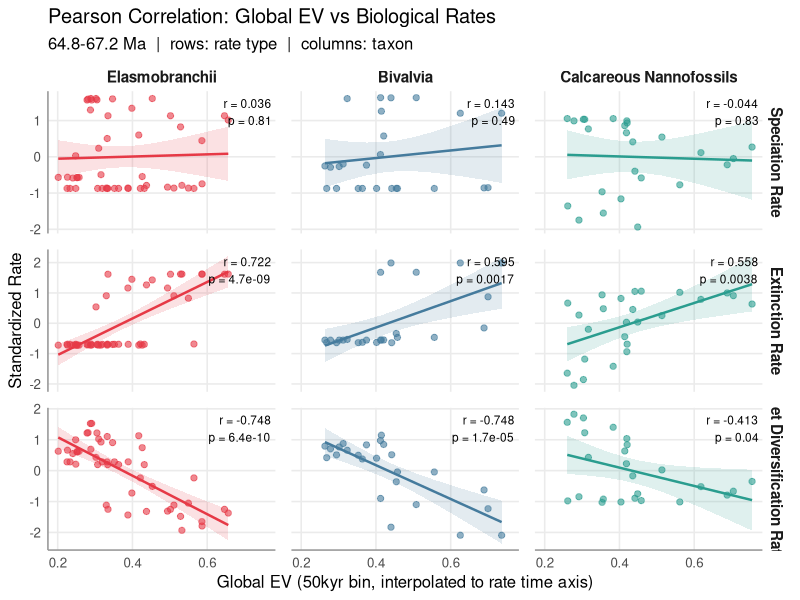
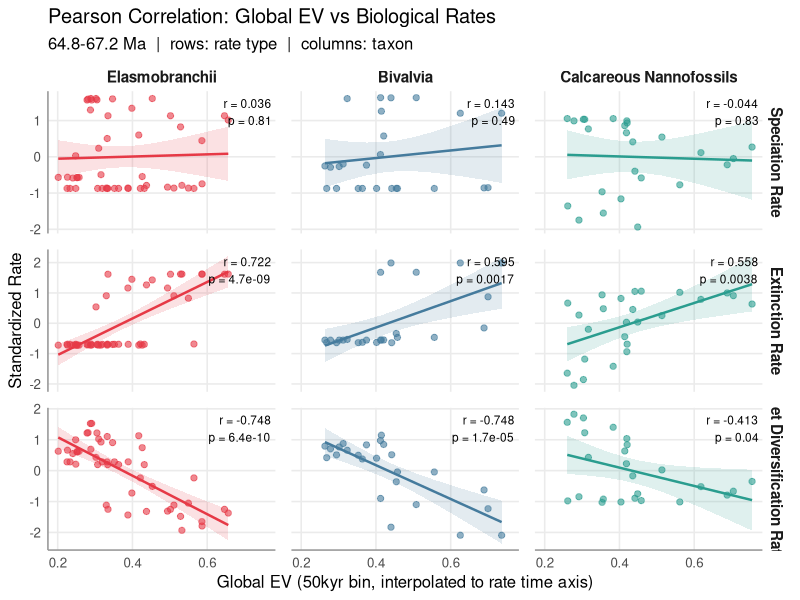

The R source for these figures, in order:
# Example: Run Pearsen analysis using Global EV and biotic turnover rates

library(ggplot2)
library(dplyr)
library(zoo)
library(broom)
library(purrr)

# =============================================================================
# 1. CLIMATE DATA: Global EV
# Source: Table_S1__K-Pg_global_EV.xlsx, 'total IQR' sheet
#
# Two resolutions are used, matched to each taxon's rate bin width:
#   Elasmobranchii (~50kyr bins): 'Global EV.3' / 'Midpoint (ka).3'  → n = 49
#   Bivalvia & Nannofossils (~100kyr bins): 'Global EV.2' / 'Midpoint (ka).2' → n = 25
#
# Both series have full coverage (no missing bins), no interpolation needed
# within the EV time axis itself.
# =============================================================================

# 50kyr bin EV — for Elasmobranchii
time_ev_50 <- c(64.80, 64.85, 64.90, 64.95, 65.00, 65.05, 65.10, 65.15,
                65.20, 65.25, 65.30, 65.35, 65.40, 65.45, 65.50, 65.55,
                65.60, 65.65, 65.70, 65.75, 65.80, 65.85, 65.90, 65.95,
                66.00, 66.05, 66.10, 66.15, 66.20, 66.25, 66.30, 66.35,
                66.40, 66.45, 66.50, 66.55, 66.60, 66.65, 66.70, 66.75,
                66.80, 66.85, 66.90, 66.95, 67.00, 67.05, 67.10, 67.15,
                67.20)

ev_50 <- c(0.236800, 0.253634, 0.246739, 0.269819, 0.211499,
           0.164941, 0.449895, 0.339298, 0.230257, 0.312379,
           0.299465, 0.452992, 0.285010, 0.297225, 0.267897,
           0.317576, 0.259260, 0.360594, 0.296934, 0.258625,
           0.460565, 0.426274, 0.298131, 0.465425, 0.632332,
           0.696408, 0.513247, 0.583953, 0.592345, 0.564910,
           0.415765, 0.515287, 0.417777, 0.281256, 0.503640,
           0.536776, 0.595411, 0.455077, 0.301400, 0.448441,
           0.372686, 0.328310, 0.231403, 0.308152, 0.357173,
           0.244886, 0.191892, 0.341171, 0.388731)

# 100kyr bin EV — for Bivalvia and Calcareous Nannofossils
time_ev_100 <- c(64.80, 64.90, 65.00, 65.10, 65.20, 65.30, 65.40, 65.50,
                 65.60, 65.70, 65.80, 65.90, 66.00, 66.10, 66.20, 66.30,
                 66.40, 66.50, 66.60, 66.70, 66.80, 66.90, 67.00, 67.10,
                 67.20)

ev_100 <- c(0.278299, 0.303629, 0.260387, 0.383262, 0.307016,
            0.419718, 0.420686, 0.414123, 0.316894, 0.418716,
            0.513620, 0.435601, 0.754867, 0.617985, 0.704774,
            0.688383, 0.441404, 0.458406, 0.561418, 0.353562,
            0.404050, 0.261582, 0.356962, 0.291659, 0.448724)

# =============================================================================
# 2. BIOLOGICAL RATE DATA
# =============================================================================

# --- Elasmobranchii (n = 49, ~50kyr bins) ---
# Source: E_speciation_rate.csv, E_extinction_rate.csv, E_net_rate.csv,
#         E__rate_time.csv
df_elas <- data.frame(
  time_rate = c(64.810683, 64.860692, 64.910701, 64.960710, 65.010719,
                65.060728, 65.110737, 65.160746, 65.210755, 65.260764,
                65.310773, 65.360782, 65.410791, 65.460800, 65.510809,
                65.560818, 65.610827, 65.660836, 65.710845, 65.760854,
                65.810863, 65.860872, 65.910881, 65.960890, 66.010899,
                66.060908, 66.110917, 66.160927, 66.210936, 66.260945,
                66.310954, 66.360963, 66.410972, 66.460981, 66.510990,
                66.560999, 66.611008, 66.661017, 66.711026, 66.761035,
                66.811044, 66.861053, 66.911062, 66.961071, 67.011080,
                67.061089, 67.111098, 67.161107, 67.211116),
  speciation = c(0.213093, 0.216426, 0.217815, 0.218840, 0.219003,
                 0.220514, 0.227480, 0.246492, 0.437353, 0.512906,
                 0.611321, 0.646538, 0.899599, 1.000040, 1.000040,
                 1.001713, 1.008846, 1.011243, 1.015021, 1.015021,
                 1.014961, 0.916589, 0.841276, 0.841276, 0.841276,
                 0.797777, 0.728498, 0.589965, 0.154168, 0.138281,
                 0.137711, 0.120275, 0.111150, 0.110718, 0.110718,
                 0.110718, 0.107570, 0.107570, 0.107428, 0.107428,
                 0.107428, 0.107431, 0.107445, 0.107445, 0.107465,
                 0.107465, 0.107526, 0.107547, 0.107609),
  extinction = c(0.148022, 0.148022, 0.147975, 0.147939, 0.147939,
                 0.147939, 0.147954, 0.147954, 0.147954, 0.147931,
                 0.147931, 0.147979, 0.147979, 0.152997, 0.159141,
                 0.159141, 0.159141, 0.165859, 0.178716, 1.118476,
                 1.802119, 1.817298, 1.946004, 1.946260, 1.946260,
                 1.948998, 1.949111, 1.949111, 1.949111, 1.949111,
                 1.675583, 1.596995, 1.596907, 1.401776, 1.401776,
                 1.339231, 0.177863, 0.177863, 0.170245, 0.170245,
                 0.170245, 0.170245, 0.170163, 0.169041, 0.169028,
                 0.169028, 0.168995, 0.168992, 0.168980),
  net        = c( 0.119090,  0.154497,  0.166038,  0.171018,  0.172200,
                  0.195583,  0.253426,  0.380954,  0.430306,  0.448767,
                  0.504815,  0.523346,  0.799101,  0.800750,  0.583981,
                  0.586050,  0.593146,  0.367756,  0.217063,  0.032841,
                  -0.622899, -0.773813, -1.142271, -1.142545, -1.142545,
                  -1.226364, -1.301260, -1.419641, -1.519404, -1.617488,
                  -1.190022, -1.182899, -1.270239, -1.047327, -1.047327,
                  -1.001813, -0.430932, -0.430937, -0.130647, -0.130647,
                  -0.130647, -0.130167, -0.121367, -0.068709, -0.068518,
                  -0.068501, -0.068028, -0.067947, -0.067021)
)

# --- Bivalvia (n = 25, ~100kyr bins) ---
# Source: B_speciation_rate.csv, B_extinction_rate.csv, B_net_rate.csv,
#         B__rate_time.csv
df_biva <- data.frame(
  time_rate = c(64.792569, 64.892703, 64.992838, 65.092972, 65.193106,
                65.293241, 65.393375, 65.493509, 65.593643, 65.693778,
                65.793912, 65.894046, 65.994181, 66.094315, 66.194449,
                66.294584, 66.394718, 66.494852, 66.594986, 66.695121,
                66.795255, 66.895389, 66.995524, 67.095658, 67.195792),
  speciation = c(0.233803, 0.238854, 0.242317, 0.247810, 0.255345,
                 0.317666, 0.439343, 0.602097, 0.684834, 0.691013,
                 0.691013, 0.690178, 0.588693, 0.588693, 0.100234,
                 0.098629, 0.095247, 0.094770, 0.094718, 0.094710,
                 0.094710, 0.094704, 0.094706, 0.094706, 0.094714),
  extinction = c(0.219499, 0.219362, 0.219333, 0.219333, 0.219325,
                 0.220008, 0.223387, 0.223387, 0.238097, 2.038715,
                 2.039182, 2.290239, 2.290239, 2.290239, 1.382503,
                 0.546581, 0.397762, 0.292792, 0.292792, 0.159844,
                 0.157188, 0.155514, 0.151730, 0.150994, 0.150582),
  net        = c( 0.038189,  0.076577,  0.092347,  0.118138,  0.144167,
                  0.204099,  0.126307,  0.311004,  0.011188, -0.945948,
                  -1.067259, -1.516614, -1.676550, -1.676104, -1.148518,
                  -0.776735, -0.614289, -0.419128, -0.420140, -0.162140,
                  -0.146922, -0.135405, -0.088226, -0.081187, -0.077408)
)

# --- Calcareous Nannofossils (n = 25, 100kyr bins) ---
# Source: N_s/e/n___100kyr_64_8-67_2_predict_.csv, N__rate_time__predict_.csv
df_nano <- data.frame(
  time_rate = c(64.8, 64.9, 65.0, 65.1, 65.2, 65.3, 65.4, 65.5, 65.6,
                65.7, 65.8, 65.9, 66.0, 66.1, 66.2, 66.3, 66.4, 66.5,
                66.6, 66.7, 66.8, 66.9, 67.0, 67.1, 67.2),
  speciation = c(33.877959, 34.240131, 34.412947, 34.405595, 34.227263,
                 33.887136, 33.394403, 32.758250, 31.987864, 31.092434,
                 30.081145, 28.963186, 27.747742, 26.444002, 25.061153,
                 23.608381, 22.094874, 20.529819, 18.922802, 17.285009,
                 15.628023, 13.963427, 12.302807, 10.657746,  9.039828),
  extinction = c( 7.528582, 10.596456, 13.987250, 17.633330, 21.467061,
                  25.420810, 29.426939, 33.417816, 37.325805, 41.083272,
                  44.622581, 47.876097, 50.776187, 53.255215, 55.245547,
                  56.679547, 57.489581, 57.608014, 56.989894, 55.680995,
                  53.749778, 51.264699, 48.294216, 44.906788, 41.170873),
  net        = c( 26.349376,  23.643675,  20.425697,  16.772265,  12.760202,
                  8.466326,   3.967464,  -0.659566,  -5.337941,  -9.990838,
                  -14.541436, -18.912911, -23.028445, -26.811213, -30.184394,
                  -33.071166, -35.394707, -37.078195, -38.067092, -38.395986,
                  -38.121755, -37.301272, -35.991409, -34.249042, -32.131045)
)

# =============================================================================
# 3. INTERPOLATION: align Global EV to each taxon's rate time axis
#    Elasmobranchii → 50kyr EV (time_ev_50 / ev_50)
#    Bivalvia & Nannofossils → 100kyr EV (time_ev_100 / ev_100)
#    EV is interpolated onto each taxon's true (non-uniform) rate time axis.
# =============================================================================

interpolate_ev <- function(time_target, time_ev, ev) {
  zoo_ev    <- zoo(ev, order.by = time_ev)
  approx_ev <- na.approx(zoo_ev, xout = time_target, rule = 2)
  return(coredata(approx_ev))
}

df_elas$ev_aligned <- interpolate_ev(df_elas$time_rate, time_ev_50,  ev_50)
df_biva$ev_aligned <- interpolate_ev(df_biva$time_rate, time_ev_100, ev_100)
df_nano$ev_aligned <- interpolate_ev(df_nano$time_rate, time_ev_100, ev_100)

df_elas$group <- "Elasmobranchii"
df_biva$group <- "Bivalvia"
df_nano$group <- "Calcareous Nannofossils"

# =============================================================================
# 4. RESHAPE TO LONG FORMAT
# =============================================================================

rate_types  <- c("speciation", "extinction", "net")
rate_labels <- c("Speciation Rate", "Extinction Rate", "Net Diversification Rate")
taxon_order <- c("Elasmobranchii", "Bivalvia", "Calcareous Nannofossils")

df_all <- bind_rows(df_elas, df_biva, df_nano) %>%
  tidyr::pivot_longer(cols      = all_of(rate_types),
                      names_to  = "rate_type",
                      values_to = "rate") %>%
  mutate(rate_type = factor(rate_type, levels = rate_types,
                            labels = rate_labels),
         group     = factor(group, levels = taxon_order))

# Standardize rate within each taxon x rate_type group
df_all <- df_all %>%
  group_by(group, rate_type) %>%
  mutate(rate_standardized = as.numeric(scale(rate))) %>%
  ungroup()

# =============================================================================
# 5. LINEAR FIT + PEARSON CORRELATION FOR EACH TAXON x RATE_TYPE CELL
# =============================================================================

fit_cell <- function(df_sub) {
  fit  <- lm(rate_standardized ~ ev_aligned, data = df_sub)
  pred <- predict(fit, interval = "confidence")
  df_sub <- cbind(df_sub, pred)
  df_sub$fit_values <- fit$fitted.values
  ct <- cor.test(df_sub$rate_standardized, df_sub$ev_aligned, method = "pearson")
  df_sub$r_label <- sprintf("r = %.3f\np = %s",
                            ct$estimate,
                            format.pval(ct$p.value, digits = 2))
  df_sub
}

df_plot <- df_all %>%
  group_by(group, rate_type) %>%
  group_modify(~ fit_cell(.x)) %>%
  ungroup()

# =============================================================================
# 6. PRINT CORRELATION TABLE
# =============================================================================

cat("\n=== Pearson Correlation: Global EV (50kyr) vs Biological Rates ===\n\n")
cat(sprintf("%-28s %-26s %s\n", "Taxon", "Rate Type", "r (p-value)"))
cat(strrep("-", 72), "\n")

df_all %>%
  group_by(group, rate_type) %>%
  summarise(
    r = cor(rate_standardized, ev_aligned, method = "pearson"),
    p = cor.test(rate_standardized, ev_aligned, method = "pearson")$p.value,
    .groups = "drop"
  ) %>%
  arrange(factor(group, levels = taxon_order), rate_type) %>%
  rowwise() %>%
  mutate(line = sprintf("%-28s %-26s r = %7.4f  (p = %s)",
                        as.character(group),
                        as.character(rate_type),
                        r,
                        format.pval(p, digits = 3))) %>%
  pull(line) %>%
  cat(sep = "\n")

# =============================================================================
# 7. PLOT: 3 (rate types) x 3 (taxa) facet grid
# =============================================================================

label_df <- df_plot %>%
  group_by(group, rate_type) %>%
  slice(1) %>%
  ungroup() %>%
  select(group, rate_type, r_label)

taxon_colors <- c("Elasmobranchii"         = "#E63946",
                  "Bivalvia"                = "#457B9D",
                  "Calcareous Nannofossils" = "#2A9D8F")

p <- ggplot(df_plot,
            aes(x = ev_aligned, y = rate_standardized,
                color = group, fill = group)) +
  geom_point(alpha = 0.60, size = 1.8) +
  geom_line(aes(y = fit_values), linewidth = 0.85) +
  geom_ribbon(aes(ymin = lwr, ymax = upr), alpha = 0.15, color = NA) +
  geom_text(data = label_df,
            aes(label = r_label),
            x = Inf, y = Inf,
            hjust = 1.08, vjust = 1.3,
            size = 3.0, color = "black",
            inherit.aes = FALSE) +
  facet_grid(rate_type ~ group, scales = "free_y") +
  scale_color_manual(values = taxon_colors) +
  scale_fill_manual(values  = taxon_colors) +
  theme_minimal(base_size = 12) +
  theme(
    legend.position  = "none",
    strip.text       = element_text(face = "bold", size = 11),
    panel.grid.minor = element_blank(),
    axis.line        = element_line(color = "grey60"),
    panel.spacing    = unit(0.8, "lines")
  ) +
  labs(
    x        = "Global EV (50kyr bin, interpolated to rate time axis)",
    y        = "Standardized Rate",
    title    = "Pearson Correlation: Global EV vs Biological Rates",
    subtitle = "64.8-67.2 Ma  |  rows: rate type  |  columns: taxon"
  )

print(p)

ggsave("pearson_global_ev_all_rates.pdf",
       plot   = p,
       width  = 11,
       height = 9,
       device = "pdf")

cat("\nFigure saved: pearson_global_ev_all_rates.pdf\n")
